Frame 1 (no input): blank canvas, image omitted
Frame 60 (the mouse pressed at the canvas centre just before this capture): blank canvas, image omitted
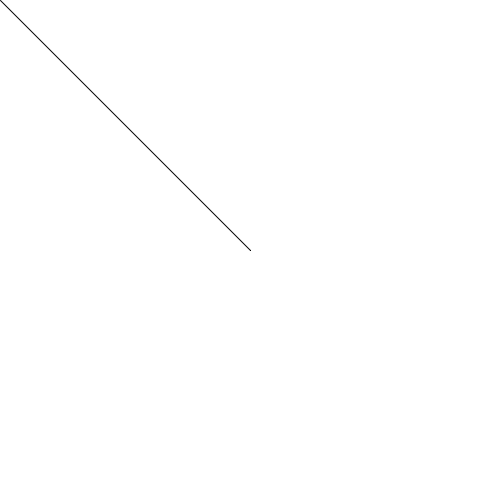
Frame 120 (the mouse held since frame 60 and released just before this capture)

The Processing sketch whose frames 1 and 60 were blank and that drew this single picture after the mouse press (run headless with seeded random() and noise(); from frame 60 on, the mouse is pressed at the canvas centre):

// Processing sketch: master_DAW_FUNG
// ── master_DAW_FUNG.pde
int stroke = 1;
int scolor = 1;
void setup(){
  size(500,500); //size of window
  background(255); //background color "white"
}

void draw(){
  stroke(scolor); //line color
  strokeWeight(stroke);
  if(mousePressed) { //on click do this...
  line(pmouseX,pmouseY,mouseX,mouseY);
  //draw a line, last postion to current pos.
  }
}

void keyPressed(){
  if(keyCode == UP){ //when up pressed
    stroke++; //increment stroke  
 }
  if(keyCode == DOWN){ //when down pressed
    stroke--; //decrement ...
 }
 
 if(keyCode == LEFT){ //when up pressed
    scolor++; //increment stroke
 }
 if(keyCode == RIGHT){ //when down pressed
    scolor--; //decrement ...
 }
}
